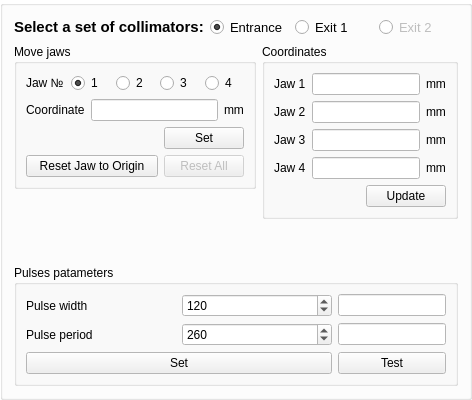
       <widget class="QGroupBox" name="Control">
        <property name="enabled">
         <bool>true</bool>
        </property>
        <property name="sizePolicy">
         <sizepolicy hsizetype="MinimumExpanding" vsizetype="MinimumExpanding">
          <horstretch>0</horstretch>
          <verstretch>0</verstretch>
         </sizepolicy>
        </property>
        <property name="palette">
         <palette>
          <active>
           <colorrole role="Light">
            <brush brushstyle="SolidPattern">
             <color alpha="255">
              <red>255</red>
              <green>255</green>
              <blue>255</blue>
             </color>
            </brush>
           </colorrole>
           <colorrole role="Base">
            <brush brushstyle="SolidPattern">
             <color alpha="255">
              <red>255</red>
              <green>255</green>
              <blue>255</blue>
             </color>
            </brush>
           </colorrole>
           <colorrole role="Window">
            <brush brushstyle="SolidPattern">
             <color alpha="255">
              <red>255</red>
              <green>255</green>
              <blue>255</blue>
             </color>
            </brush>
           </colorrole>
           <colorrole role="NoRole">
            <brush brushstyle="SolidPattern">
             <color alpha="255">
              <red>170</red>
              <green>170</green>
              <blue>127</blue>
             </color>
            </brush>
           </colorrole>
          </active>
          <inactive>
           <colorrole role="Light">
            <brush brushstyle="SolidPattern">
             <color alpha="255">
              <red>255</red>
              <green>255</green>
              <blue>255</blue>
             </color>
            </brush>
           </colorrole>
           <colorrole role="Base">
            <brush brushstyle="SolidPattern">
             <color alpha="255">
              <red>255</red>
              <green>255</green>
              <blue>255</blue>
             </color>
            </brush>
           </colorrole>
           <colorrole role="Window">
            <brush brushstyle="SolidPattern">
             <color alpha="255">
              <red>255</red>
              <green>255</green>
              <blue>255</blue>
             </color>
            </brush>
           </colorrole>
           <colorrole role="NoRole">
            <brush brushstyle="SolidPattern">
             <color alpha="255">
              <red>170</red>
              <green>170</green>
              <blue>127</blue>
             </color>
            </brush>
           </colorrole>
          </inactive>
          <disabled>
           <colorrole role="Light">
            <brush brushstyle="SolidPattern">
             <color alpha="255">
              <red>255</red>
              <green>255</green>
              <blue>255</blue>
             </color>
            </brush>
           </colorrole>
           <colorrole role="Base">
            <brush brushstyle="SolidPattern">
             <color alpha="255">
              <red>255</red>
              <green>255</green>
              <blue>255</blue>
             </color>
            </brush>
           </colorrole>
           <colorrole role="Window">
            <brush brushstyle="SolidPattern">
             <color alpha="255">
              <red>255</red>
              <green>255</green>
              <blue>255</blue>
             </color>
            </brush>
           </colorrole>
           <colorrole role="NoRole">
            <brush brushstyle="SolidPattern">
             <color alpha="255">
              <red>170</red>
              <green>170</green>
              <blue>127</blue>
             </color>
            </brush>
           </colorrole>
          </disabled>
         </palette>
        </property>
        <property name="autoFillBackground">
         <bool>false</bool>
        </property>
        <layout class="QGridLayout" name="gridLayout_8">
         <item row="0" column="0" colspan="2">
          <layout class="QHBoxLayout" name="horizontalLayout">
           <item>
            <widget class="QLabel" name="label_29">
             <property name="sizePolicy">
              <sizepolicy hsizetype="Preferred" vsizetype="Fixed">
               <horstretch>0</horstretch>
               <verstretch>0</verstretch>
              </sizepolicy>
             </property>
             <property name="font">
              <font>
               <pointsize>11</pointsize>
               <weight>75</weight>
               <bold>true</bold>
              </font>
             </property>
             <property name="text">
              <string>Select a set of collimators:</string>
             </property>
            </widget>
           </item>
           <item>
            <widget class="QRadioButton" name="SelectEntranceRadio">
             <property name="font">
              <font>
               <pointsize>10</pointsize>
              </font>
             </property>
             <property name="text">
              <string>Entrance</string>
             </property>
             <property name="checkable">
              <bool>true</bool>
             </property>
             <property name="checked">
              <bool>true</bool>
             </property>
            </widget>
           </item>
           <item>
            <widget class="QRadioButton" name="SelectExit1Radio">
             <property name="font">
              <font>
               <pointsize>10</pointsize>
              </font>
             </property>
             <property name="text">
              <string>Exit 1</string>
             </property>
            </widget>
           </item>
           <item>
            <widget class="QRadioButton" name="SelectExit2Radio">
             <property name="enabled">
              <bool>false</bool>
             </property>
             <property name="font">
              <font>
               <pointsize>10</pointsize>
              </font>
             </property>
             <property name="text">
              <string>Exit 2</string>
             </property>
            </widget>
           </item>
          </layout>
         </item>
         <item row="1" column="0">
          <widget class="QGroupBox" name="MoveGroupBox">
           <property name="sizePolicy">
            <sizepolicy hsizetype="Preferred" vsizetype="Maximum">
             <horstretch>0</horstretch>
             <verstretch>0</verstretch>
            </sizepolicy>
           </property>
           <property name="title">
            <string>Move jaws</string>
           </property>
           <layout class="QGridLayout" name="gridLayout_6">
            <item row="0" column="0" colspan="2">
             <layout class="QGridLayout" name="gridLayout_4">
              <item row="1" column="0">
               <widget class="QLabel" name="label_2">
                <property name="text">
                 <string>Coordinate</string>
                </property>
               </widget>
              </item>
              <item row="1" column="1">
               <widget class="QLineEdit" name="CoordinateLineEdit"/>
              </item>
              <item row="1" column="2">
               <widget class="QLabel" name="label_9">
                <property name="text">
                 <string>mm</string>
                </property>
               </widget>
              </item>
              <item row="0" column="0" colspan="3">
               <layout class="QHBoxLayout" name="horizontalLayout_3">
                <item>
                 <widget class="QLabel" name="label">
                  <property name="text">
                   <string>Jaw №</string>
                  </property>
                 </widget>
                </item>
                <item>
                 <widget class="QRadioButton" name="radioButton_1">
                  <property name="text">
                   <string>1</string>
                  </property>
                  <property name="checked">
                   <bool>true</bool>
                  </property>
                 </widget>
                </item>
                <item>
                 <widget class="QRadioButton" name="radioButton_2">
                  <property name="text">
                   <string>2</string>
                  </property>
                 </widget>
                </item>
                <item>
                 <widget class="QRadioButton" name="radioButton_3">
                  <property name="text">
                   <string>3</string>
                  </property>
                 </widget>
                </item>
                <item>
                 <widget class="QRadioButton" name="radioButton_4">
                  <property name="text">
                   <string>4</string>
                  </property>
                 </widget>
                </item>
               </layout>
              </item>
             </layout>
            </item>
            <item row="1" column="0">
             <spacer name="horizontalSpacer_4">
              <property name="orientation">
               <enum>Qt::Horizontal</enum>
              </property>
              <property name="sizeHint" stdset="0">
               <size>
                <width>132</width>
                <height>20</height>
               </size>
              </property>
             </spacer>
            </item>
            <item row="1" column="1">
             <widget class="QPushButton" name="GoButton">
              <property name="text">
               <string>Set</string>
              </property>
             </widget>
            </item>
            <item row="2" column="0">
             <widget class="QPushButton" name="ResetOnePushButton">
              <property name="text">
               <string>Reset Jaw to Origin</string>
              </property>
             </widget>
            </item>
            <item row="2" column="1">
             <widget class="QPushButton" name="ResetAllPushButton">
              <property name="enabled">
               <bool>false</bool>
              </property>
              <property name="text">
               <string>Reset All</string>
              </property>
             </widget>
            </item>
           </layout>
          </widget>
         </item>
         <item row="5" column="0" colspan="2">
          <widget class="QGroupBox" name="PulsesBox">
           <property name="sizePolicy">
            <sizepolicy hsizetype="Preferred" vsizetype="Maximum">
             <horstretch>0</horstretch>
             <verstretch>0</verstretch>
            </sizepolicy>
           </property>
           <property name="title">
            <string>Pulses patameters</string>
           </property>
           <layout class="QGridLayout" name="gridLayout_9">
            <item row="0" column="0">
             <layout class="QGridLayout" name="gridLayout_2">
              <item row="0" column="0">
               <widget class="QLabel" name="label_3">
                <property name="text">
                 <string>Pulse width</string>
                </property>
               </widget>
              </item>
              <item row="0" column="1">
               <widget class="QSpinBox" name="WidthSpinBox">
                <property name="maximum">
                 <number>65535</number>
                </property>
                <property name="value">
                 <number>120</number>
                </property>
               </widget>
              </item>
              <item row="0" column="2">
               <widget class="QLineEdit" name="PulsesWidthUS">
                <property name="enabled">
                 <bool>false</bool>
                </property>
                <property name="sizePolicy">
                 <sizepolicy hsizetype="Fixed" vsizetype="Fixed">
                  <horstretch>0</horstretch>
                  <verstretch>0</verstretch>
                 </sizepolicy>
                </property>
               </widget>
              </item>
              <item row="1" column="0">
               <widget class="QLabel" name="label_4">
                <property name="text">
                 <string>Pulse period</string>
                </property>
               </widget>
              </item>
              <item row="1" column="1">
               <widget class="QSpinBox" name="PeriodSpinBox">
                <property name="maximum">
                 <number>65535</number>
                </property>
                <property name="value">
                 <number>260</number>
                </property>
               </widget>
              </item>
              <item row="1" column="2">
               <widget class="QLineEdit" name="PulsesPeriodUS">
                <property name="enabled">
                 <bool>false</bool>
                </property>
                <property name="sizePolicy">
                 <sizepolicy hsizetype="Maximum" vsizetype="Fixed">
                  <horstretch>0</horstretch>
                  <verstretch>0</verstretch>
                 </sizepolicy>
                </property>
                <property name="text">
                 <string/>
                </property>
               </widget>
              </item>
              <item row="2" column="0" colspan="2">
               <widget class="QPushButton" name="PulsesButton">
                <property name="sizePolicy">
                 <sizepolicy hsizetype="Expanding" vsizetype="Fixed">
                  <horstretch>0</horstretch>
                  <verstretch>0</verstretch>
                 </sizepolicy>
                </property>
                <property name="text">
                 <string>Set</string>
                </property>
               </widget>
              </item>
              <item row="2" column="2">
               <widget class="QPushButton" name="TestButton">
                <property name="text">
                 <string>Test</string>
                </property>
               </widget>
              </item>
             </layout>
            </item>
           </layout>
          </widget>
         </item>
         <item row="1" column="1" rowspan="2">
          <widget class="QGroupBox" name="groupBox_2">
           <property name="title">
            <string>Coordinates</string>
           </property>
           <layout class="QGridLayout" name="gridLayout_5">
            <item row="0" column="0">
             <layout class="QVBoxLayout" name="verticalLayout_2">
              <item>
               <layout class="QHBoxLayout" name="horizontalLayout_4">
                <item>
                 <widget class="QLabel" name="label_10">
                  <property name="text">
                   <string>Jaw 1</string>
                  </property>
                 </widget>
                </item>
                <item>
                 <widget class="QLineEdit" name="DisplayCoordinate1">
                  <property name="enabled">
                   <bool>false</bool>
                  </property>
                 </widget>
                </item>
                <item>
                 <widget class="QLabel" name="label_11">
                  <property name="text">
                   <string>mm</string>
                  </property>
                 </widget>
                </item>
               </layout>
              </item>
              <item>
               <layout class="QHBoxLayout" name="horizontalLayout_6">
                <item>
                 <widget class="QLabel" name="label_14">
                  <property name="text">
                   <string>Jaw 2</string>
                  </property>
                 </widget>
                </item>
                <item>
                 <widget class="QLineEdit" name="DisplayCoordinate2">
                  <property name="enabled">
                   <bool>false</bool>
                  </property>
                 </widget>
                </item>
                <item>
                 <widget class="QLabel" name="label_15">
                  <property name="text">
                   <string>mm</string>
                  </property>
                 </widget>
                </item>
               </layout>
              </item>
              <item>
               <layout class="QHBoxLayout" name="horizontalLayout_5">
                <item>
                 <widget class="QLabel" name="label_12">
                  <property name="text">
                   <string>Jaw 3</string>
                  </property>
                 </widget>
                </item>
                <item>
                 <widget class="QLineEdit" name="DisplayCoordinate3">
                  <property name="enabled">
                   <bool>false</bool>
                  </property>
                 </widget>
                </item>
                <item>
                 <widget class="QLabel" name="label_13">
                  <property name="text">
                   <string>mm</string>
                  </property>
                 </widget>
                </item>
               </layout>
              </item>
              <item>
               <layout class="QHBoxLayout" name="horizontalLayout_7">
                <item>
                 <widget class="QLabel" name="label_16">
                  <property name="text">
                   <string>Jaw 4</string>
                  </property>
                 </widget>
                </item>
                <item>
                 <widget class="QLineEdit" name="DisplayCoordinate4">
                  <property name="enabled">
                   <bool>false</bool>
                  </property>
                 </widget>
                </item>
                <item>
                 <widget class="QLabel" name="label_17">
                  <property name="text">
                   <string>mm</string>
                  </property>
                 </widget>
                </item>
               </layout>
              </item>
             </layout>
            </item>
            <item row="1" column="0">
             <layout class="QHBoxLayout" name="horizontalLayout_8">
              <item>
               <spacer name="horizontalSpacer_3">
                <property name="orientation">
                 <enum>Qt::Horizontal</enum>
                </property>
                <property name="sizeHint" stdset="0">
                 <size>
                  <width>40</width>
                  <height>20</height>
                 </size>
                </property>
               </spacer>
              </item>
              <item>
               <widget class="QPushButton" name="UpdateCoordinatesButton">
                <property name="enabled">
                 <bool>true</bool>
                </property>
                <property name="text">
                 <string>Update</string>
                </property>
               </widget>
              </item>
             </layout>
            </item>
           </layout>
          </widget>
         </item>
         <item row="4" column="0">
          <spacer name="verticalSpacer_2">
           <property name="orientation">
            <enum>Qt::Vertical</enum>
           </property>
           <property name="sizeHint" stdset="0">
            <size>
             <width>20</width>
             <height>40</height>
            </size>
           </property>
          </spacer>
         </item>
        </layout>
       </widget>
